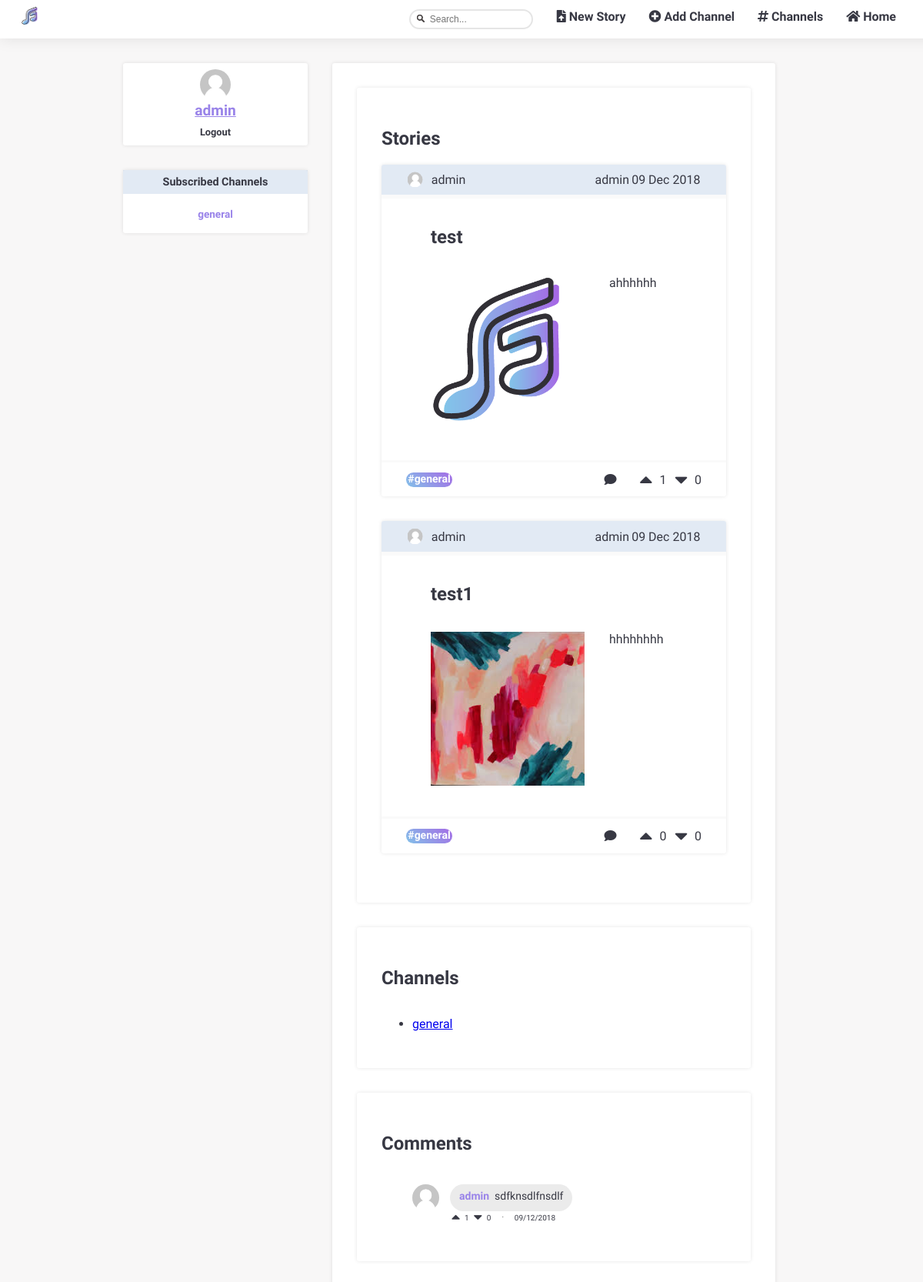
The page /pages/search.php (signed in) on the database its author committed.
### tables this page shows
CREATE TABLE subscribed (
  id INTEGER PRIMARY KEY,
  user VARCHAR REFERENCES users,
  channel VARCHAR REFERENCES channels
);

CREATE TABLE stories (
  id INTEGER PRIMARY KEY,
  title VARCHAR,
  text VARCHAR,
  author VARCHAR REFERENCES users,
  datetime DATETIME,
  upvotes INTEGER,
  downvotes INTEGER,
  channel VARCHAR REFERENCES channels
);

CREATE TABLE channels (
  name VARCHAR PRIMARY KEY,
  author VARCHAR REFERENCES users,
  description VARCHAR
);

CREATE TABLE comments (
  id INTEGER PRIMARY KEY,
  story_id INTEGER REFERENCES stories,
  author VARCHAR REFERENCES users,
  upvotes INTEGER,
  downvotes INTEGER,
  datetime DATETIME,
  text VARCHAR
);

### database/db_channels.php (called while the page is built, shortened)
<?php
  include('../database/db_connection.php');
  function getSubbedChannels($username) {
    global $db;
    $stmt = $db->prepare('SELECT channel FROM subscribed WHERE user = ?');
    $stmt->execute(array($username));
    return $stmt->fetchAll();
  }
?>

### database/db_search.php (called while the page is built)
<?php
  include('../database/db_connection.php');
  function searchStories($search) {
    global $db;
    $stmt = $db->prepare('SELECT * FROM stories WHERE title LIKE :search ORDER BY [datetime] DESC');
    $stmt->execute(array(':search' => '%'.$search.'%'));
    return $stmt->fetchAll();
  }
  function searchChannels($search) {
    global $db;
    $stmt = $db->prepare('SELECT * FROM channels WHERE [name] LIKE :search');
    $stmt->execute(array(':search' => '%'.$search.'%'));
    return $stmt->fetchAll();
  }
  function searchComments($search) {
    global $db;
    $stmt = $db->prepare('SELECT * FROM comments WHERE [text] LIKE :search');
    $stmt->execute(array(':search' => '%'.$search.'%'));
    return $stmt->fetchAll();
  }
?>

### templates/tpl_stories.php (the view, shortened to what this page needs)
<?php function draw_story($story) {
$date_str = $story['datetime'];
$date = strtotime($date_str);
?>
  <article id="story" class = "blockStyle ">
    <header>
    <?php $igmsrc = getUserImage($story['author']);?>
      <img  id="userImage"  src=<?=$igmsrc?> width=20 height="20">
    <a href="../pages/profile.php?user=<?= $story['author'] ?>"><?= $story['author']?></a>
      <span id="user"><a href="../pages/profile.php?user=<?= $story['author']?>"><?= $story['author']?></a></span>
      <span id="date"> <?= date('d M Y',$date)?></span>
    </header>
    <hr class = "invisibleLine">
    <section id="body" class = "blockLayout">
      <h2><a href="../pages/story_page.php?story_id=<?=$story['id']?>"><?= $story['title']?></a></h2>
      <div id = "storyContent">
      <?php $igmsrc = getTrackImage( $story['id']);?>
      <img  id="trackImage"  src=<?=$igmsrc?> width="200" height="200">
        <div id = "storyTextAndTrack">
          <p> <?= $story['text']?></p>
        </div>
      </div>
    </section>
    <hr class = "footerSeparator">
    <footer>
    <span id="channel">#<?= $story['channel']?></span>
    <a href="../pages/story_page.php?story_id=<?=$story['id']?>"><i class="fas fa-comment"></i></a>
      <section id="upvote" data-storyid=<?=$story['id']?>>
        <button type="submit" class="voteup_btn" user=<?=$_SESSION['username']?> action=1 story=<?=$story['id']?>>
          <i class="fas fa-caret-up fa-2x"></i>
        </button>
        <span id=numUpvotes><?= $story['upvotes']?></span>
      </section>
      <section id="downvote" data-storyid=<?=$story['id']?>>
        <button type="submit" class="votedown_btn" user=<?=$_SESSION['username']?> action=0 story=<?=$story['id']?>>
          <i class="fas fa-caret-down fa-2x"></i>
        </button>
        <span id=numDownvotes><?= $story['downvotes']?></span>
    </footer>
  </article>
<?php
} ?>
<?php include_once('../templates/tpl_account.php');
function draw_comment($comment) {
  $date_str = $comment['datetime'];
  $date = strtotime($date_str);
?>
  <article id="comment">
    <div id ="singleComment">
      <?php $igmsrc = getUserImage($comment['author']);?>
      <img  id="userImage"  src=<?=$igmsrc?> width=35 height="35">
      <div id ="userAndText" class="comment">
        <span id="user"> <?= $comment['author']?></span>
        <p><?= $comment['text']?></p>
      </div>
    </div>
    <footer>
      <section id="upvote" data-commentid=<?=$comment['id']?>>
        <button type="submit" class="voteup_btn" user=<?=$_SESSION['username']?> action=1 story=<?=$comment['story_id']?> comment=<?=$comment['id']?>>
          <i class="fas fa-caret-up fa-lg"></i>
        </button>
        <span id = numUpvotes><?= $comment['upvotes']?></span>
      </section>
      <section id="downvote" data-commentid=<?=$comment['id']?>>
        <button type="submit" class="votedown_btn" user=<?=$_SESSION['username']?> action=0 story=<?=$comment['story_id']?> comment=<?=$comment['id']?>>
          <i class="fas fa-caret-down fa-lg"></i>
        </button>
        <span id = numDownvotes><?= $comment['downvotes']?></span>
      </section>
      <span id ="divDot">&bull;</span>
      <span id="date"> <?= date('d/m/Y', $date)?></span>
    </footer>
  </article>
<?php
} ?>

### pages/search.php (shortened to what this page needs)
<?php
  include_once('../database/db_channels.php');
  include_once('../database/db_stories.php');
  include_once('../database/db_search.php');
  include_once('../templates/tpl_common.php');
  include_once('../templates/tpl_account.php');
  include_once('../templates/tpl_stories.php');
  include_once('../templates/tpl_search.php');
  $search = $_GET['search'];
  try {
    $search_stories = searchStories($search);
  } catch(PDOException $e) {
    $_SESSION['messages'][] = array('type' => 'error', 'content' => "Unable to search for stories");
    die(header("Location: ../pages/mainpage.php"));
  }
  try {
    $search_channels = searchChannels($search);
  } catch(PDOException $e) {
    $_SESSION['messages'][] = array('type' => 'error', 'content' => "Unable to search for channels");
    die(header("Location: ../pages/mainpage.php"));
  }
  try {
    $search_comments = searchComments($search);
  } catch(PDOException $e) {
    $_SESSION['messages'][] = array('type' => 'error', 'content' => "Unable to search for comments");
    die(header("Location: ../pages/mainpage.php"));
  }
  if (!isset($_SESSION['username'])) {
    draw_header(null);
    draw_sidebar(null);
  }
  else {
    draw_header($_SESSION['username']);
    $subbed_channels = getSubbedChannels($_SESSION['username']);
    draw_sidebar($subbed_channels);
  }
  draw_search_results($search_stories, $search_channels, $search_comments);
  draw_footer();
?>

### templates/tpl_common.php (shortened to what this page needs)
<?php function draw_header($username) { ?>
  <!DOCTYPE html>
  <html>
    <head>
      <link rel="stylesheet" href="../css/style.css">
      <link rel="stylesheet" href="https://use.fontawesome.com/releases/v5.3.1/css/all.css">
    </head>
    <body>
      <div class = "navBar">
        <nav class="tabs">
          <ul>
            <li><a href="../pages/mainpage.php"><i class="fas fa-home"></i> Home</a></li>
            <li><a href="../pages/channels_list.php"><i class="fas fa-hashtag"></i> Channels</a></li>
            <?php if ($username != NULL) { ?>
              <li><a href="../pages/add_channel.php?username=<?= $username ?>"><i class="fas fa-plus-circle"></i> Add Channel</a></li>
              <li><a href="../pages/upload.php?username=<?= $username ?>"><i class="fas fa-file-upload"></i> New Story</a></li>
            <?php } ?>
          </ul>
          <form method="GET" action="../pages/search.php">
            <label><input type="text" name="search" class="inputField" placeholder="Search..." required></label>
          </form>
          <a href="../pages/mainpage.php"><img src= "../img/logo.png" height="40" width="40"/></a>
        </nav>
      </div>
<?php }
?>
<?php function draw_footer() {  ?>
  </body>
</html>
<?php } ?>

### templates/tpl_account.php (shortened to what this page needs)
<?php function draw_sidebar($subbed_channels) {
?>
  <section id="sidebar" >
    <?php
      draw_sidebar_login();
      draw_sidebar_subs($subbed_channels);
    ?>
  </section>
<?php } ?>
<?php
    function draw_sidebar_login() {
  if (isset($_SESSION['username']))
  {
    $username = $_SESSION['username'];?>
    <section id="sidebar_login" class="blockStyle">
      <?php $igmsrc = getUserImage($username);?>
        <img  id="userImage"  src=<?=$igmsrc?> width=40 height="40">
        <a href="../pages/edit_profile.php?user=<?= $username ?>"><?= $username ?></a>
        <div><a href="../actions/action_logout.php">Logout</a></div>
    </section>
    <?php }
} ?>
<?php function draw_sidebar_subs($subbed_channels) { ?>
    <section id="sidebar_subs" class= "blockStyle">
      <h1>Subscribed Channels</h1>
      <ul>
        <?php
          if (isset($_SESSION['username']) && !empty($subbed_channels)) {
            foreach($subbed_channels as $subbed_channel) { ?>
              <li data-channel=<?= $subbed_channel['channel'] ?>>
                <a href="../pages/channel_page.php?channel=<?= $subbed_channel['channel'] ?>"><?= $subbed_channel['channel'] ?></a>
              </li>
        <?php }
          }
        ?>
      </ul>
    </section>
<?php
} ?>
<?php
function getUserImage($username){
  if(file_exists("../img/users/originals/$username.png")){
   $img = "../img/users/originals/$username.png";
  }else  $img = "../img/unknownuser.png";
  return $img;
}?>
<?php
function getTrackImage($username){
  if(file_exists("../img/stories/originals/$username.png")){
   $img = "../img/stories/originals/$username.png";
  }else  $img = "../img/templatetrackcover.png";
  return $img;
}?>

### templates/tpl_search.php
<?php function draw_search_results($search_stories, $search_channels, $search_comments) {
  ?>
  <section id="search_results" class="page blockStyle blockLayout">
    <?php
      draw_search_stories($search_stories);
      draw_search_channels($search_channels);
      draw_search_comments($search_comments);
    ?>
  </section>
<?php } ?>
<?php function draw_search_stories($search_stories) {
  ?>
  <section id="search_stories" class="page blockStyle blockLayout">
    <header>
      <h2>Stories</h2>
    </header>
    <?php
      foreach($search_stories as $search_story) {
        draw_search_story($search_story);
      }
    ?>
  </section>
<?php } ?>
<?php function draw_search_story($search_story) {
  include_once('../templates/tpl_stories.php');
  draw_story($search_story);
} ?>
<?php function draw_search_channels($search_channels) {
  ?>
  <section id="search_channels" class="page blockStyle blockLayout">
    <header>
      <h2>Channels</h2>
    </header>
    <ul>
    <?php
      foreach($search_channels as $search_channel) { ?>
        <li><a href="../pages/channel_page.php?channel=<?= $search_channel['name']?>"><?= $search_channel['name']?></a></li>
    <?php }
    ?>
    </ul>
  </section>
<?php } ?>
<?php function draw_search_comments($search_comments) {
  include_once('../templates/tpl_stories.php');
?>
  <section id="search_comments" class="page blockStyle blockLayout">
    <header>
      <h2>Comments</h2>
    </header>
    <ul>
    <?php
      foreach($search_comments as $search_comment) {
        draw_comment($search_comment);
      }
    ?>
    </ul>
  </section>
<?php } ?>

### rows shown on the page
subscribed: channel "general"
stories: author "admin", datetime "09 Dec 2018", title "test", shows a picture, text "ahhhhhh", channel "general", upvotes "1", downvotes "0"
stories: author "admin", datetime "09 Dec 2018", title "test1", shows a picture, text "hhhhhhhh", channel "general", upvotes "0", downvotes "0"
channels: name "general"
comments: author "admin", text "sdfknsdlfnsdlf", upvotes "1", downvotes "0", datetime "09/12/2018"

### other values the page prints
$username "admin"
